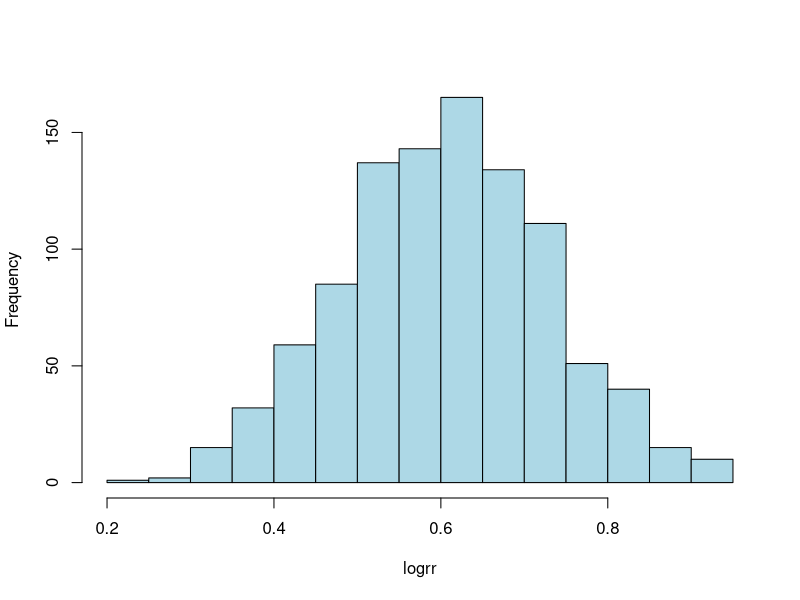
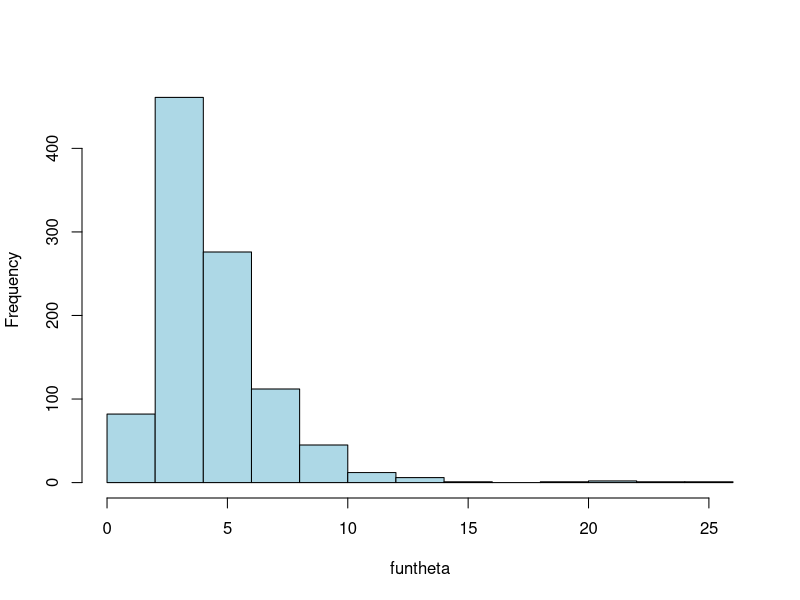
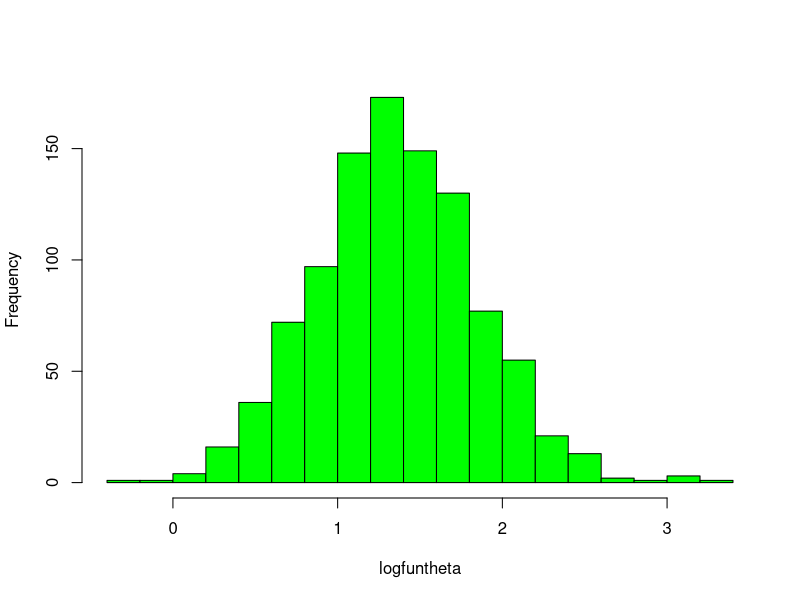

The R source for these figures, in order:
## ---- chunk 1
knitr::opts_chunk$set(echo = TRUE)
## ---- chunk 2
set.seed(456)
dat = c(189, 104, 10845, 10933)
myoasp = matrix(dat, nrow = 2, ncol = 2)
colnames(myoasp) = c("Yes", "No")
rownames(myoasp) = c("Placebo", "Aspirin")
simdat = rmultinom(1000, size = 22071,
                   prob = c(189, 104, 10845, 10933)/22071)
logthfun = function(thta){
  log((thta[1]/(thta[1]+thta[3])) / (thta[2]/(thta[2]+thta[4])))}
logrr = apply(simdat, 2, logthfun)
hist(logrr, col="lightblue", breaks = 15, main = "")
round(sd(logrr), 4)
# 95% CI
dat_log = log((189/(189+10845)) / (104/(104+10933)))#0.6071993
exp(dat_log - 1.96*sd(logrr))
exp(dat_log + 1.96*sd(logrr))
## ---- chunk 3
pihat = cbind(c(189, 10845, 104, 10933)/22071)
sigma = diag(c(pihat)) - pihat %*% t(pihat)
temp = c(-1/(pihat[1] + pihat[2]), 1/(pihat[3] + pihat[4]))
B = rbind(c(temp[1]+(1/pihat[1]), temp[1], temp[2]-(1/pihat[3]), temp[2]))
sqrt(B %*% sigma %*% t(B)/22071)
## ---- chunk 4
set.seed(456)
dat2 = c(30, 10, 20, 25)
myoasp2 = matrix(dat2, nrow = 2, ncol = 2)
colnames(myoasp2) = c("Yes", "No")
rownames(myoasp2) = c("Yes", "No")
simdat2 = rmultinom(1000, size = 85,
                   prob = c(30, 20, 10, 25)/85) # row-based
fun = function(thta){
  (thta[1] * thta[4])/ (thta[2]* thta[3])}
funtheta = apply(simdat2, 2, fun)
hist(funtheta, col="lightblue", breaks = 15, main = "")
round(sd(funtheta), 4)
#b.
logfun = function(thta){
  log((thta[1] * thta[4])/ (thta[2]*(thta[3])))}
logfuntheta = apply(simdat2, 2, logfun)
hist(logfuntheta, col="green", breaks = 15, main = "")
round(sd(logfuntheta), 4)

dat_log2 = 1.3218
exp(dat_log2 - 1.96*sd(logfuntheta))
exp(dat_log2 + 1.96*sd(logfuntheta))

